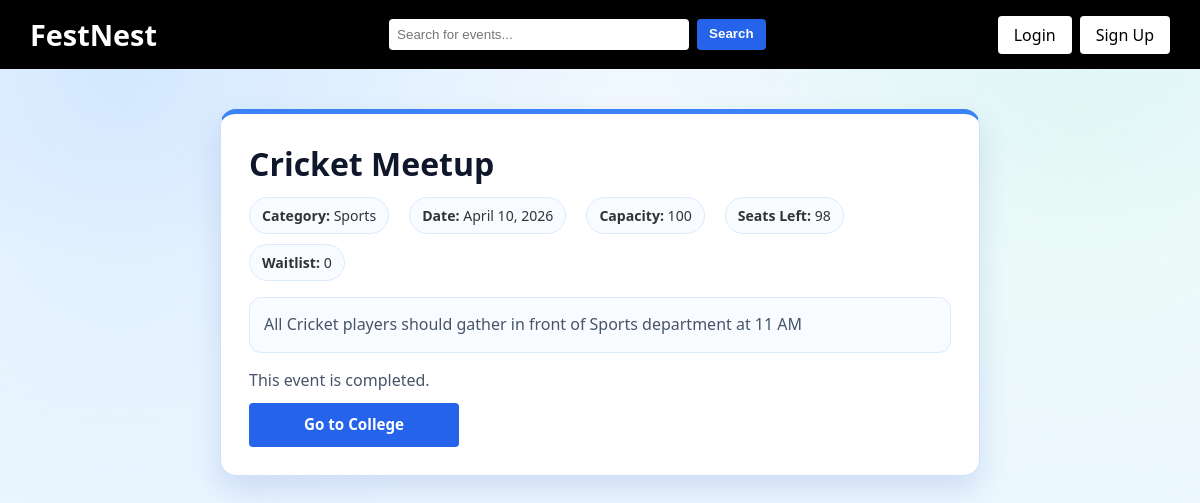
The app's page /event/3/, older data.
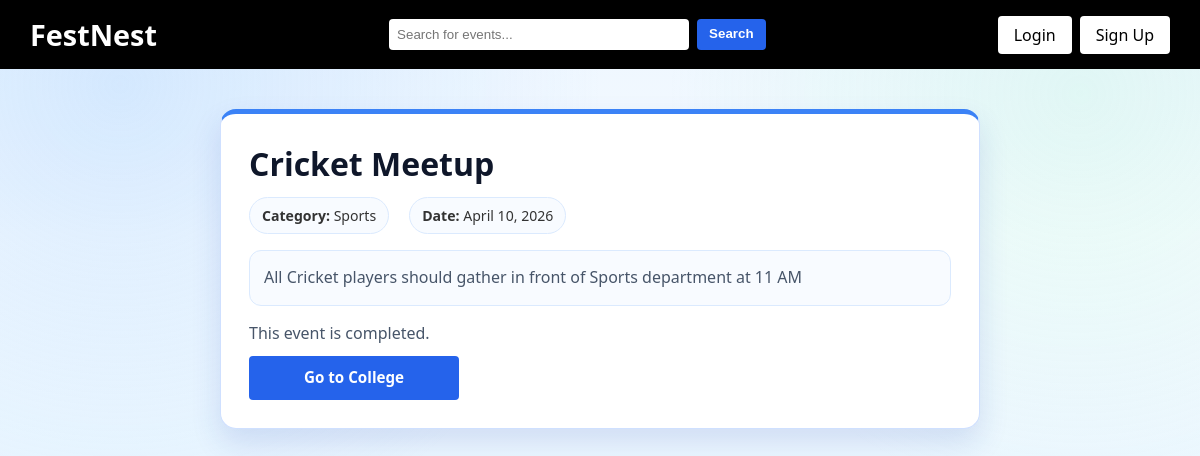
The same page, newer data.
### events/models.py (models this page shows, shortened)
class Event(models.Model):
    CATEGORY_CHOICES = [
        ('cultural', 'Cultural'),
        ('technical', 'Technical'),
        ('sports', 'Sports'),
        ('nss', 'NSS'),
        ('other', 'Other'),
    ]
    title = models.CharField(max_length=200)
    category = models.CharField(max_length=20, choices=CATEGORY_CHOICES)
    date = models.DateField()
    time = models.TimeField(blank=True, null=True)
    description = models.TextField(blank=True)
    capacity_limited = models.BooleanField(default=True)
    capacity = models.PositiveIntegerField(default=100)
    waitlist_enabled = models.BooleanField(default=True)
    is_team_event = models.BooleanField(default=False)
    min_team_size = models.PositiveIntegerField(default=1)
    max_team_size = models.PositiveIntegerField(default=4)
    attendees = models.ManyToManyField(User, blank=True)
    @property
    def seats_left(self):
        if not self.capacity_limited:
            return None
        return max(self.capacity - self.attendees.count(), 0)
    @property
    def is_full(self):
        return self.capacity_limited and self.seats_left == 0

### events/views.py (the view, shortened to what this page needs)
# urls.py: path('event/<int:id>/', views.event_detail, name='event_detail'),
def event_detail(request, id):
    today = timezone.localdate()
    event = get_object_or_404(Event, id=id)
    is_registered = False
    is_waitlisted = False
    user_team = None
    is_team_leader = False
    return render(
        request,
        'event_detail.html',
        {
            'event': event,
            'is_registered': is_registered,
            'is_waitlisted': is_waitlisted,
            'waitlist_count': event.waitlist_entries.count(),
            'is_full': event.is_full,
            'is_past': event.date < today,
            'user_team': user_team,
            'is_team_leader': is_team_leader,
            'submitted_team_count': event.teams.filter(is_submitted=True).count(),
        },
    )

### templates/event_detail.html (shortened to what the changed rows need)
{% extends 'base.html' %}
{% block body_class %}detail-page{% endblock %}
{% block content %}
<div class="container detail-shell">
    <div class="detail-card">
        <h1>{{ event.title }}</h1>
        <div class="detail-meta">
            <p><strong>Category:</strong> {{ event.get_category_display }}</p>
            <p><strong>Date:</strong> {{ event.date }}</p>
            {% if event.is_team_event %}
                <p><strong>Type:</strong> Team Event</p>
                <p><strong>Team Size:</strong> {{ event.min_team_size }}-{{ event.max_team_size }}</p>
                <p><strong>Submitted Teams:</strong> {{ submitted_team_count }}</p>
            {% else %}
                {% if event.capacity_limited %}
                    <p><strong>Capacity:</strong> {{ event.capacity }}</p>
                    <p><strong>Seats Left:</strong> {{ event.seats_left }}</p>
                    <p><strong>Waitlist:</strong> {{ waitlist_count }}</p>
                {% endif %}
            {% endif %}
        </div>
        <p class="detail-description">{{ event.description }}</p>
        {% if event.is_team_event %}
            {% if is_past %}
                <p class="registration-note">This event is completed.</p>
                <div class="detail-actions">
                    <a href="{% url 'home' %}" class="cta-btn detail-action-btn back-btn">Go to College</a>
                </div>
            {% elif not user.is_authenticated %}
                <p class="registration-note">Please <a href="{% url 'login' %}">login</a> to manage your team.</p>
                <div class="detail-actions">
                    <a href="{% url 'home' %}" class="cta-btn detail-action-btn back-btn">Go to College</a>
                </div>
            {% elif user_team %}
                <p class="registration-note">
                    Team: <strong>{{ user_team.name }}</strong> |
                    Your Role:
                    {% if is_team_leader %}
                        <span class="role-badge leader">Leader</span>
                    {% else %}
                        <span class="role-badge member">Member</span>
                    {% endif %}
                    |
                    Status:
                    {% if user_team.is_submitted %}
                        <span class="team-status-pill submitted">Submitted</span>
                    {% elif user_team.member_count >= event.max_team_size %}
                        <span class="team-status-pill full">Full</span>
                    {% else %}
                        <span class="team-status-pill progress">In Progress</span>
                    {% endif %}
                </p>
                <div class="invite-line">
                    <span>Invite Code: <strong id="teamInviteCode">{{ user_team.join_code }}</strong></span>
                    <button type="button" class="clear-search-btn copy-code-btn" data-code="{{ user_team.join_code }}">Copy Code</button>
                </div>
                <p class="search-meta">Members ({{ user_team.member_count }}/{{ event.max_team_size }}):</p>
                <ul class="team-members">
                    {% for member in user_team.members.all %}
                        <li>
                            {{ member.username }}
                            {% if member.id == user_team.leader.id %}
                                <span class="role-badge leader">Leader</span>
                            {% else %}
                                <span class="role-badge member">Member</span>
                            {% endif %}
                        </li>
                    {% endfor %}
                </ul>
                {% if user_team.is_submitted %}
                    <p class="registration-note">Your team is submitted for this event.</p>
                    <div class="detail-actions">
                        <a href="{% url 'home' %}" class="cta-btn detail-action-btn back-btn">Go to College</a>
                    </div>
                {% else %}
                    <div class="detail-actions team-action-wrap">
                        {% if is_team_leader %}
                        <form method="post" action="{% url 'submit_team' event.id %}" class="inline-form detail-inline-form">
                            {% csrf_token %}
                            <button type="submit" class="cta-btn detail-action-btn detail-register-btn">Submit Team</button>
                        </form>
                        {% endif %}
                        <form method="post" action="{% url 'leave_team' event.id %}" class="inline-form detail-inline-form">
                            {% csrf_token %}
                            <button type="submit" class="cta-btn detail-action-btn detail-register-btn">Leave Team</button>
                        </form>
                        <a href="{% url 'home' %}" class="cta-btn detail-action-btn back-btn">Go to College</a>
                    </div>
                {% endif %}
            {% else %}
                <div class="team-block">
                    <h3>Create Team</h3>
                    <form method="post" action="{% url 'create_team' event.id %}" class="team-form">
                        {% csrf_token %}
                        <input type="text" name="team_name" placeholder="Enter team name" required>
                        <button type="submit" class="cta-btn detail-action-btn detail-register-btn">Create Team</button>
                    </form>
                </div>
                <div class="team-block">
                    <h3>Join Team</h3>
                    <form method="post" action="{% url 'join_team' event.id %}" class="team-form">
                        {% csrf_token %}
                        <input type="text" name="join_code" placeholder="Enter invite code" required>
                        <button type="submit" class="cta-btn detail-action-btn detail-register-btn">Join Team</button>
                    </form>
                </div>
                <div class="detail-actions">
                    <a href="{% url 'home' %}" class="cta-btn detail-action-btn back-btn">Go to College</a>
                </div>
            {% endif %}
        {% elif is_past %}
            <p class="registration-note">This event is completed.</p>
            <div class="detail-actions">
                <a href="{% url 'home' %}" class="cta-btn detail-action-btn back-btn">Go to College</a>
            </div>
        {% else %}
            <p class="registration-note">Please <a href="{% url 'login' %}">login</a> to register.</p>
            <div class="detail-actions">
                <a href="{% url 'home' %}" class="cta-btn detail-action-btn back-btn">Go to College</a>
            </div>
        {% endif %}
    </div>
</div>
{% endblock %}

Row changes from the older to the newer data that the page shows:
changed Event "Cricket Meetup": capacity_limited True → False (drawn); capacity "100" → (not shown); seats_left "98" → (not shown)
Text that changed along with them:
{{ waitlist_count }}: "0" → (not shown)
text no longer shown: "Capacity: Seats Left: Waitlist:"
